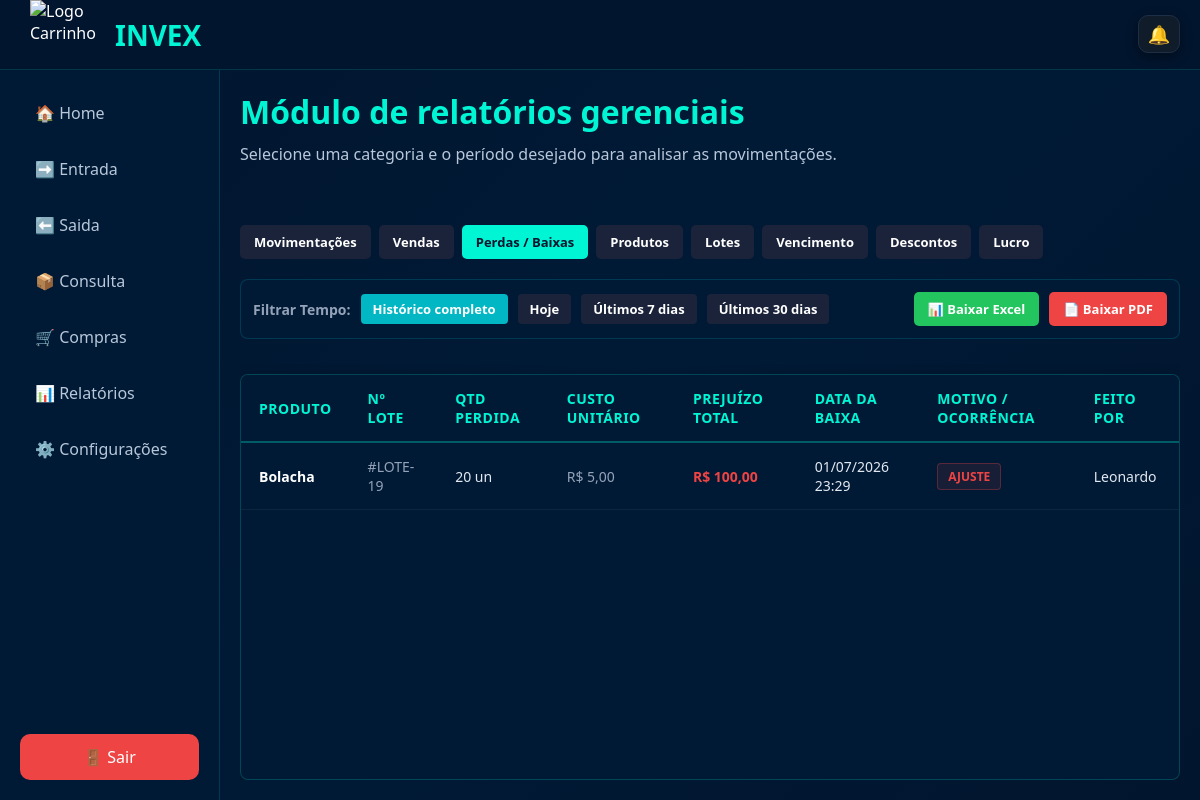
The page /painel_principal/relatorios/buscar_relatorio.php?tipo=baixas&periodo=todos (signed in) on the database its author committed.
### tables this page shows
CREATE TABLE `saida` (
  `id_saida` int(11) NOT NULL,
  `idlote` int(11) NOT NULL,
  `id_lote` int(11) NOT NULL,
  `criadopor_id` int(11) NOT NULL,
  `criadopor_nome` varchar(255) NOT NULL,
  `quantidade_saida` int(11) NOT NULL,
  `motivo_saida` varchar(255) NOT NULL,
  `data_saida` datetime NOT NULL
);

CREATE TABLE `produtos` (
  `idProduto` int(11) NOT NULL,
  `NomeProduto` varchar(100) NOT NULL,
  `MarcaProduto` varchar(100) NOT NULL,
  `Descricao` varchar(255) DEFAULT NULL,
  `idEmpresa` int(11) NOT NULL,
  `criadopor_nome` varchar(100) DEFAULT NULL,
  `criadoem` datetime DEFAULT CURRENT_TIMESTAMP,
  `criadopor_id` int(11) DEFAULT NULL,
  `preco_padrao_compra` decimal(10,2) NOT NULL DEFAULT '0.00',
  `preco_padrao_venda` decimal(10,2) NOT NULL DEFAULT '0.00',
  `estoque_minimo` int(11) NOT NULL DEFAULT '0',
  `estoque_minimo_original` int(11) DEFAULT NULL
);

CREATE TABLE `produtoslotes` (
  `idlote` int(11) NOT NULL,
  `idproduto` int(11) NOT NULL,
  `quantidade` int(11) NOT NULL,
  `validade` date DEFAULT NULL,
  `criado_em` datetime DEFAULT CURRENT_TIMESTAMP,
  `criadopor_id` int(11) NOT NULL,
  `criadopor_nome` varchar(255) DEFAULT NULL,
  `idEmpresa` int(11) DEFAULT NULL,
  `numero_lote` varchar(50) NOT NULL,
  `preco_compra` decimal(10,2) NOT NULL DEFAULT '0.00',
  `preco_venda` decimal(10,2) NOT NULL DEFAULT '0.00',
  `desconto` decimal(5,2) NOT NULL DEFAULT '0.00',
  `status_lote` enum('normal','promocao','vencido') NOT NULL DEFAULT 'normal'
);

CREATE TABLE `configuracoes_gerais` (
  `id_config` int(11) NOT NULL,
  `idEmpresa` int(11) NOT NULL,
  `alerta_email` tinyint(1) NOT NULL DEFAULT '0',
  `alerta_login` tinyint(1) NOT NULL DEFAULT '1',
  `som_alerta` tinyint(1) NOT NULL DEFAULT '1',
  `casas_decimais` int(11) NOT NULL DEFAULT '2',
  `simbolo_moeda` varchar(10) NOT NULL DEFAULT 'R$',
  `formato_data` varchar(20) NOT NULL DEFAULT 'd/m/Y',
  `cor_primaria` varchar(20) NOT NULL DEFAULT '#00d9ff',
  `criado_em` timestamp NOT NULL DEFAULT CURRENT_TIMESTAMP,
  `atualizado_em` timestamp NOT NULL DEFAULT CURRENT_TIMESTAMP ON UPDATE CURRENT_TIMESTAMP
);

### painel_principal/config_global.php (called while the page is built, shortened)
<?php
$idEmpresa = $_SESSION['idEmpresa'] ?? null;
$config = [
    'cor_primaria' => '#1cd8d8',
    'casas_decimais' => 2,
    'simbolo_moeda' => 'R$',
    'formato_data' => 'd/m/Y',
    'alerta_email' => 0,
    'alerta_login' => 0,
    'som_alerta' => 0
];
if ($idEmpresa) {
    $sql = "SELECT * FROM configuracoes_gerais WHERE idEmpresa = ?";
    $stmt = $conn->prepare($sql);
    $stmt->bind_param("i", $idEmpresa);
    $stmt->execute();
    $result = $stmt->get_result();
    if ($row = $result->fetch_assoc()) {
        $config = array_merge($config, $row);
    }
}
?>

### painel_principal/relatorios/includes/relatorio_baixas.php (the view, shortened to what this page needs)
<?php
include '../config_global.php';
function formatarMoeda($valor, $simbolo, $casas)
{
    return $simbolo . ' ' . number_format((float)$valor, $casas, ',', '.');
}
function formatarData($data, $formato)
{
    return date($formato . ' H:i', strtotime($data));
}
$simboloMoeda = $config['simbolo_moeda'];
$casasDecimais = (int)$config['casas_decimais'];
$formatoData = $config['formato_data'];
$conn = new mysqli("localhost", "root", "usbw", "databasetcc");
$filtro_baixa = "";
$sql_baixas = "SELECT p.NomeProduto, l.numero_lote, l.preco_compra, s.quantidade_saida, s.data_saida, s.motivo_saida, s.criadopor_nome
               FROM saida s
               INNER JOIN produtoslotes l ON s.idlote = l.idlote
               INNER JOIN produtos p ON l.idproduto = p.IdProduto
               WHERE LOWER(s.motivo_saida) <> 'venda' " . $filtro_baixa . "
               ORDER BY s.id_saida DESC";
$resultado = $conn->query($sql_baixas);
?>
<?php include_once '../topo_notificacoes.php'; ?>
<div class="container-tabela">
    <table class="tabela-dados">
        <thead>
            <tr>
                <th>Produto</th>
                <th>Nº Lote</th>
                <th>Qtd Perdida</th>
                <th>Custo Unitário</th>
                <th>Prejuízo Total</th>
                <th>Data da Baixa</th>
                <th>Motivo / Ocorrência</th>
                <th>Feito por</th>
            </tr>
        </thead>
        <tbody>
            <?php
            if ($resultado->num_rows > 0) {
                while ($row = $resultado->fetch_assoc()) {
                    $data_baixa = formatarData($row['data_saida'], $formatoData);
                    $qtd = intval($row['quantidade_saida']);
                    $custo_compra = isset($row['preco_compra']) ? floatval($row['preco_compra']) : 0;
                    $prejuizo_total = $custo_compra * $qtd;
                    echo "<tr>";
echo "<td style='font-weight: 600; color: #fff;'>" . htmlspecialchars($row['NomeProduto']) . "</td>";
echo "<td style='color: #94a3b8;'>#" . htmlspecialchars($row['numero_lote']) . "</td>";
echo "<td>" . $qtd . " un</td>";
echo "<td style='color: #94a3b8;'>"
    . formatarMoeda($custo_compra, $simboloMoeda, $casasDecimais) .
"</td>";
echo "<td><span class='valor-prejuizo'>"
    . formatarMoeda($prejuizo_total, $simboloMoeda, $casasDecimais) .
"</span></td>";
echo "<td>" . $data_baixa . "</td>";
echo "<td><span class='badge-perda'>" . htmlspecialchars($row['motivo_saida']) . "</span></td>";
echo "<td>" . htmlspecialchars($row['criadopor_nome']) . "</td>";
echo "</tr>";
                }
            } else {
                echo "<tr><td colspan='8' style='text-align:center; color:#94a3b8; padding:25px;'>Nenhuma perda ou baixa registrada neste período.</td></tr>";
            }
            ?>
        </tbody>
    </table>
</div>

### painel_principal/relatorios/css/relatorios.css (style rules this page uses)
* { margin: 0; padding: 0; box-sizing: border-box; font-family: 'Segoe UI'; }
:root { --bg: #02152E; --sidebar: #001A36; --card: #001A36; --primary: #00F5D4; --secondary: #17D9B7; --border: #00B7C3; --text: #ffffff; --sub: #B8C7D9; }
body { background: linear-gradient( 135deg, #02152E 0%, #001A36 50%, #02152E 100% ); color: var(--text); }

### painel_principal/relatorios/includes/relatorio_baixas.php (style rules this page uses)
.container-tabela { width: 100%; margin-top: 20px; background: #001a36; border: 1px solid rgba(0, 245, 212, 0.2); border-radius: 8px; overflow: hidden; box-shadow: 0 4px 15px rgba(0, 0, 0, 0.3); }
.tabela-dados { width: 100%; border-collapse: collapse; text-align: left; font-family: sans-serif; }
.tabela-dados th { background-color: rgba(0, 245, 212, 0.08); color: #00F5D4; padding: 14px 18px; font-size: 14px; text-transform: uppercase; border-bottom: 2px solid rgba(0, 245, 212, 0.3); letter-spacing: 0.5px; }
.tabela-dados td { padding: 14px 18px; color: #e2e8f0; font-size: 14px; border-bottom: 1px solid rgba(255, 255, 255, 0.05); }
.badge-perda { display: inline-block; padding: 4px 10px; border-radius: 4px; font-size: 12px; font-weight: bold; text-transform: uppercase; background: rgba(239, 68, 68, 0.1); color: #ef4444; border: 1px solid rgba(239, 68, 68, 0.3); }
.valor-prejuizo { color: #ef4444; font-weight: bold; }

### painel_principal/relatorios/buscar_relatorio.php (style rules this page uses)
html, body { margin: 0; padding: 0; height: 100vh !important; max-height: 100vh !important; overflow: hidden !important; box-sizing: border-box; background-color: #02152E; }
.container-tabela { width: 100%; margin-top: 10px; background: #001a36; border: 1px solid rgba(0, 245, 212, 0.2); border-radius: 8px; box-shadow: 0 4px 15px rgba(0, 0, 0, 0.3); flex: 1 !important; overflow-y: auto !important; }
.tabela-dados { width: 100%; border-collapse: collapse; text-align: left; font-family: sans-serif; }
.tabela-dados th { background-color: #001a36 !important; color: #00F5D4; padding: 14px 18px; font-size: 14px; text-transform: uppercase; border-bottom: 2px solid rgba(0, 245, 212, 0.3); letter-spacing: 0.5px; position: sticky !important; top: 0 !important; z-index: 10 !important; }
.tabela-dados td { padding: 14px 18px; color: #e2e8f0; font-size: 14px; border-bottom: 1px solid rgba(255, 255, 255, 0.05); }

### rows shown on the page
saida: produtos.NomeProduto "Bolacha", idlote.numero_lote "LOTE-19", quantidade_saida "20", idlote.casas_decimais "R$ 5,00", idlote+quantidade_saida "R$ 100,00", data_saida.formato_data "01/07/2026 23:29", motivo_saida "AJUSTE", criadopor_nome "Leonardo"
